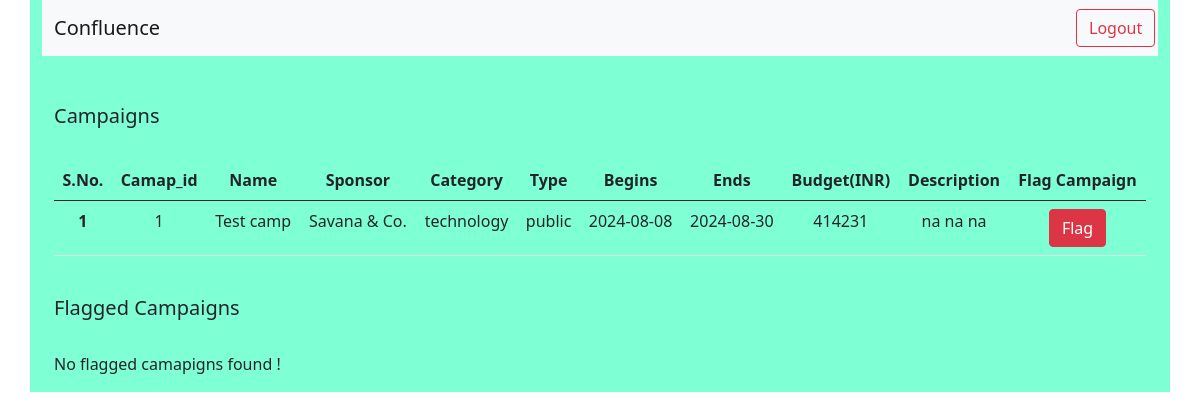
Before: /admin/campaigns with the older database file.
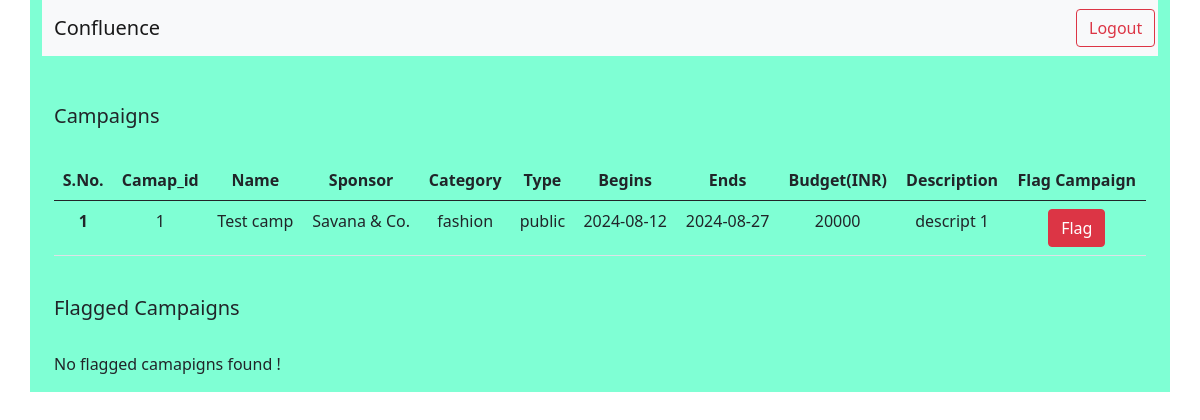
After: the same page with the newer database file.
### application/models.py (models this page shows)
class Campaign(db.Model):
    __tablename__ = 'campaign'
    camp_id = db.Column(db.Integer, primary_key = True)
    camp_name = db.Column(db.String, nullable = False)
    sponsor_id = db.Column(db.Integer, db.ForeignKey('sponsor.id'))
    category = db.Column(db.String, nullable = False)
    search_category =db.Column(db.String, nullable = False) # for influencer to search relevant campaigns
    s_date = db.Column(db.String, nullable = False)
    e_date = db.Column(db.String, nullable = False)
    budget = db.Column(db.Integer, nullable = False)
    visibility = db.Column(db.String, default = 'public')
    description = db.Column(db.String)
    is_flagged = db.Column(db.Boolean, default = False)
    sponsor = db.relationship('Sponsor', backref='campaign') #pseudo col

class Sponsor(db.Model):
    __tablename__ = 'sponsor'
    id = db.Column(db.Integer, primary_key = True)
    user_name = db.Column(db.String, nullable = False, unique = True)
    password = db.Column(db.String, nullable = False)
    full_name = db.Column(db.String, nullable = False)
    industry = db.Column(db.String, nullable = False)
    role = db.Column(db.String, nullable = False)
    is_flagged = db.Column(db.Boolean, default = False)

### application/controllers.py (the view)
@app.route('/admin/campaigns')
def fetch_camp_info():
    camapign_info = Campaign.query.filter_by(is_flagged = False).all()
    flagged_camps = Campaign.query.filter_by(is_flagged = True).all()
    return render_template ('campaign_stats.html', campaigns = camapign_info, flagged_campaigns = flagged_camps)

### templates/campaign_stats.html (shortened to what this page needs)
<!DOCTYPE html>
<html lang="en">
<head>
    <link rel="stylesheet" href="../static/dashboard.css">
    <link href="https://cdn.jsdelivr.net/npm/bootstrap@5.0.2/dist/css/bootstrap.min.css" rel="stylesheet">
</head>
<body>
    <div class="container" style="background-color: aquamarine;">
            <nav class="navbar navbar-expand-lg navbar-light bg-light">
                <div class="container-fluid">
                  <a class="navbar-brand" href="#">Confluence</a>
                  <div class="collapse navbar-collapse" id="navbarSupportedContent">
                    <form class="d-flex" style="margin-left: 900px;">
                      <button class="btn btn-outline-danger" type="button" onclick="location.href='/userlogin'">Logout</button>
                  </form>
                  </div>
                </div>
              </nav>
              <br>
              <div class="container mt-4">
                <h5>Campaigns </h5><br>
                <table class="table" style="text-align: center;">
                  <thead>
                    <tr>
                      <th scope="col">S.No.</th>
                      <th scope="col">Camap_id</th>
                      <th scope="col">Name</th>
                      <th scope="col">Sponsor</th>
                      <th scope="col">Category</th>
                      <th scope="col">Type</th>
                      <th scope="col">Begins</th>
                      <th scope="col">Ends</th>
                      <th scope="col">Budget(INR)</th>
                      <th scope="col">Description</th>
                      <th scope="col">Flag Campaign</th>
                    </tr>
                  </thead>
                  <tbody>
                    {% for campaign in campaigns %}
                    <tr>
                      <th scope="row">{{loop.index}}</th>
                      <td>{{campaign.camp_id}}</td>
                      <td>{{campaign.camp_name}}</td>
                      <td>{{campaign.sponsor.full_name}}</td>
                      <td>{{campaign.category}}</td>
                      <td>{{campaign.visibility}}</td>
                      <td>{{campaign.s_date}}</td>
                      <td>{{campaign.e_date}}</td>
                      <td>{{campaign.budget}}</td>
                      <td>{{campaign.description}}</td>
                      <td><form action='/admin/flag_campaign/{{campaign.camp_id}}' method="POST"
                        onsubmit="return confirm('Are you sure you want to flag this campaign?');">
                        <button type="submit" class="btn btn-danger">Flag</button>
                      </form></td>
                    </tr>
                    {% endfor %}
                  </tbody>
                </table>
            </div>
            <div class="container mt-4">
              <h5>Flagged Campaigns </h5><br>
              {% if flagged_campaigns|length == 0%}
              <p> No flagged camapigns found !</p>
              {% endif %}
          </div>
    </div>
</body>
</html>

Changed rows visible on the page:
changed Campaign "Test camp": category "technology" → "fashion"; s_date "2024-08-08" → "2024-08-12"; e_date "2024-08-30" → "2024-08-27"; budget "414231" → "20000"; description "na na na" → "descript 1"
